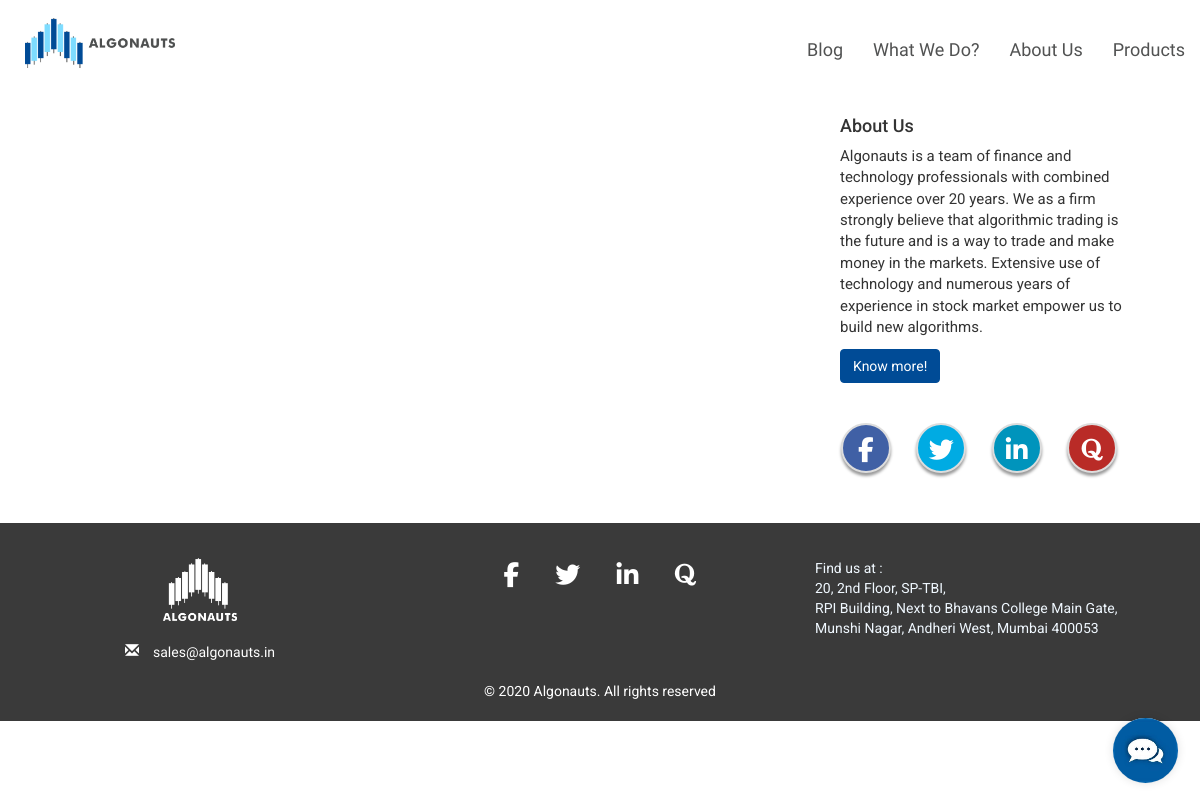
/blog/, run on an earlier commit of the app's database.
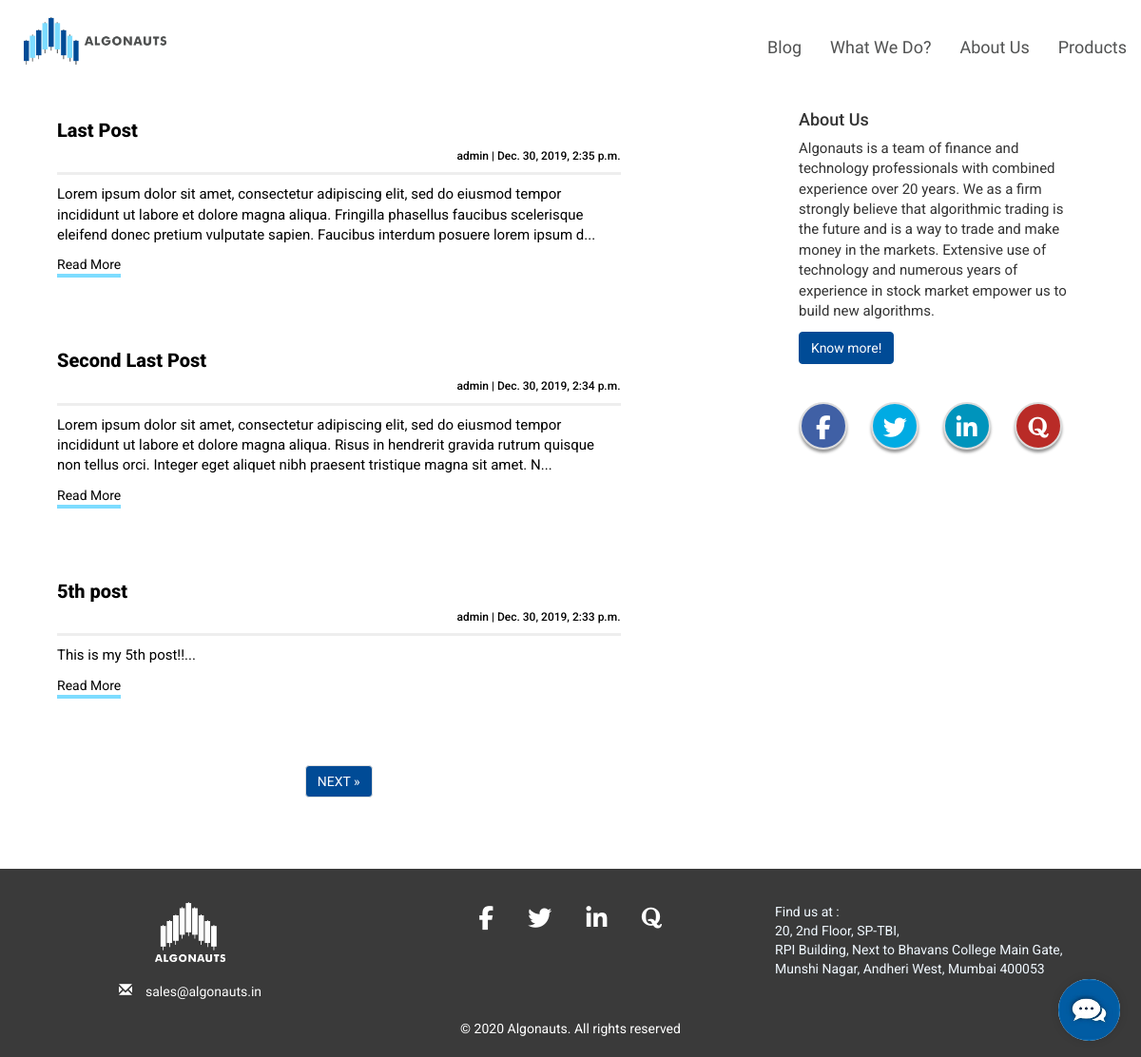
And on a later commit of the database.
### blog/models.py (models this page shows, shortened)
class Post(models.Model):
    title = models.CharField(max_length=200, unique=True)
    slug = models.SlugField(max_length=200, unique=True)
    author = models.ForeignKey(User, on_delete=models.CASCADE, related_name='blog_posts')
    updated_on = models.DateTimeField(auto_now=True)
    content = models.TextField()
    created_on = models.DateTimeField(auto_now_add=True, blank=True)
    status = models.IntegerField(choices=STATUS, default=0)
    class Meta:
        ordering = ['-created_on']

### blog/views.py (the view)
# urls.py: path('', views.PostList.as_view(), name='home'),
class PostList(generic.ListView):
    queryset = Post.objects.filter(status=1).order_by('-created_on')
    template_name = 'blogIndex.html'
    paginate_by = 3

### templates/blogIndex.html (shortened to what this page needs)
{% extends "base.html" %}
{% load static %}
{% block css_imports %}
<link rel="stylesheet" type="text/css" href="{% static 'css/index.css' %}">
{% endblock %}
{% block content %}
<div class="container">
  <div class="row">
    <div class="col-md-7 mt-3 left">
      {% for post in post_list %}
      <a href="{% url 'post_detail' post.slug  %}"  style="text-decoration: none; color:black;">
      <div class="card1 card mb-4">
        <div class="card-body">
          <h2 class="card-title" style="font-size: 20px; font-weight: 800;">{{ post.title }}</h2>
          <p class="card-text h6" style="margin-left: 2rem; text-align:right;">{{ post.author }} | {{ post.created_on}} </p>
          <hr style="margin-top:10px; margin-bottom:10px; border-top-style: solid; border-width: medium;">
          <p class="card-text" style="font-size: 1.5rem;">{{post.content|slice:":245" }}...</p>
          <p class="knowmore" style="font-size: 14px;">Read More</p>
        </div>
      </div>
      </a>
      {% endfor %}
      {% if is_paginated %}
      <div style="width:100%; text-align:center;">
        <ul class="pagination justify-content-center">
          {% if page_obj.has_next %}
          <li><a href="?page={{ page_obj.next_page_number }}" class="page-link" style="background-color: #004B96; color:white;"> NEXT &raquo;</a></li>
          {% endif %}
        </ul>
      </div>
      {% endif %}
    </div>
    {% block sidebar %} {% include 'sidebar.html' %} {% endblock sidebar %}
  </div>
</div>
{%endblock%}

### catalog/templates/base.html (shortened to what this page needs)
{% load static %}
<!DOCTYPE html>
<html>
<head>
    {% block css_imports %}
    {% endblock %}
    <link rel="stylesheet" href="https://cdnjs.cloudflare.com/ajax/libs/font-awesome/4.7.0/css/font-awesome.min.css">
    <link rel="stylesheet" href="https://maxcdn.bootstrapcdn.com/bootstrap/3.4.0/css/bootstrap.min.css">
    <link href="https://unpkg.com/aos@2.3.1/dist/aos.css" rel="stylesheet">
    <link rel="stylesheet" href="{% static 'css/chatbot.css' %}">
</head>
<body>
    {% block navbar_selector %}
    {% if Navbar %}
    <nav class="container-fluid navbar navbar-inverse navbar-fixed-top">
        <div class="navbar-header">
            <a class="navbarlogo" href="{%url 'index'%}"><img id="logo" src="{% static 'algotext.png' %}" width="150px"
                    height="auto"></a>
            <button type="button" id="toggleButton" class="navbar-toggle" data-toggle="collapse" data-target="#myNavbar">
                <span class="icon-bar"></span>
                <span class="icon-bar"></span>
                <span class="icon-bar"></span>
            </button>
        </div>
        <div class="collapse navbar-collapse" id="myNavbar" style="font-size:16px;">
            <ul style="text-align: center;" class="nav navbar-nav navbar-right">
                <li><a id="" style="cursor: pointer;" href="{%url 'home'%}">Blog</a></li>
                <li><a id="whatwedoicon" style="cursor: pointer;">What We Do?</a></li>
                <li><a id="aboutusicon" style="cursor: pointer;">About Us</a></li>
                <li><a id="productsicon" style="cursor: pointer;" href="#">Products</a></li>
            </ul>
        </div>
        </div>
    </nav>
    {%else%}
    <nav class="container-fluid navbar navbar-inverse navbar-fixed-top">
        <div class="navbar-header">
            <a class="navbarlogo" href="{%url 'index'%}"><img id="logo" src="{% static 'algotext.png' %}" width="150px"
                    height="auto"></a>
        </div>
        <div class="collapse navbar-collapse" id="myNavbar" style="font-size:16px;">
            <ul style="text-align: center;" class="nav navbar-nav navbar-right">
                <li><a id="" style="cursor: pointer;" href="{%url 'home'%}">Blog</a></li>
                <li><a id="whatwedoicon" style="cursor: pointer;" href="{%url 'whatwedo'%}">What We Do?</a></li>
                <li><a id="aboutusicon" style="cursor: pointer;" href="{%url 'aboutus'%}">About Us</a></li>
                <li><a id="productsicon" style="cursor: pointer;" href="{%url 'products'%}">Products</a></li>
            </ul>
        </div>
    </nav>
    {% endif %}
    {% endblock navbar_selector%}
    {% block content %}
    {% endblock content%}
    <footer>
        <div class="container-fluid">
            <div class="row" style="padding-top:1rem;">
                <div class="col-md-4 text-center">
                    <img src="{% static 'algonautsw.png' %}" width="20%"><br><br>
                    <p><i class="glyphicon glyphicon-envelope" style="color: white;">&nbsp;<a
                                href="mailto:coreteam@algonauts.in" data-rel="external"
                                style="color: white; font-family: 'Open Sans', sans-serif; font-size: 14px;">sales@algonauts.in</a></i></p>
                </div>
                <div class="col-md-8">
                    <div class="row">
                        <div class="col-md-6" style="text-align:center; font-size:2.5rem;">
                            <div class="row footerc">
                                <a href="https://www.facebook.com/Algonauts-Technologies-106856034159454/"><i class="fab fa-facebook-f fa-f"></i></a>
                                <a href="https://twitter.com/AlgonautsT"><i class="fab fa-twitter fa-t"></i></a>
                                <a href="https://www.linkedin.com/in/algonauts-technologies/"><i class="fab fa-linkedin-in fa-l"></i></a>
                                <a href="https://www.quora.com/profile/Algonauts-Technologies-1"><i class="fab fa-quora fa-q"></i></a>
                            </div>
                        </div>
                        <div class="col-md-6">
                            <p style="color: aliceblue;">
                                    Find us at :<br>
                                    20, 2nd Floor, SP-TBI,<br> RPI Building,
                                    Next to Bhavans College Main Gate,<br>
                                    Munshi Nagar, Andheri West,
                                    Mumbai 400053
                            </p>
                        </div>
                    </div>
                </div>
            </div>
        </div>
        <div style="padding:10px; color:white;text-align: center; background-color:#3a3a3a;">
            <p>&copy;&nbsp;2020 Algonauts. All rights reserved</p>
        </div>
    </footer>
</body>
</html>

### templates/sidebar.html (shortened to what this page needs)
<div class="col-md-4 float-right fix" style="float:right;">
<div class="card my-4">
    <h4 class="card-header">About Us</h4>
    <div class="card-body">
        <p class="card-text" style="font-size: 1.5rem;"> Algonauts is a team of finance and technology professionals with combined experience over 20 years. We as a firm strongly believe that algorithmic trading is the future and is a way to trade and make money in the markets. Extensive use of technology and numerous years of experience in stock market empower us to build new algorithms.</p>
        <a href="{%url 'aboutus'%}" class="btn btn-danger">Know more!</a>
    </div>
</div>
    <div id="social">
        <a class="facebookBtn smGlobalBtn" href="https://www.facebook.com/Algonauts-Technologies-106856034159454/"></a>
        <a class="twitterBtn smGlobalBtn" href="https://twitter.com/AlgonautsT"></a>
        <a class="linkedinBtn smGlobalBtn" href="https://www.linkedin.com/in/algonauts-technologies/"></a>
        <a class="quoraBtn smGlobalBtn" href="https://www.quora.com/profile/Algonauts-Technologies-1"></a>
    </div>
</div>

### static/css/index.css (style rules this page uses)
html { scroll-behavior: smooth; }
nav { transition: box-shadow .8s; }
.navbar { border-radius: 0 !important; background-color: white !important; border: none !important; transition: background-color .2s; }
.navbar-collapse { padding-top: 25px; transition: padding-top 0.2s; font-family: 'Patua One', cursive; }
.navbar-inverse .navbar-collapse { border-color:white !important; }
.navbar-header { padding-left: 10px; padding-top:18px; padding-bottom:18px; transition: padding-top 0.2s; }
#myNavbar li a { font-size: 18px !important; color:#515252 !important; transition-duration: .2s; }
.navbar-header .navbarlogo img { transition: transform .2s; }
.knowmore { border-bottom: 4px solid #7DDCFF; width: max-content; width: -moz-fit-content; width: intrinsic; width: -moz-max-content; width: -webkit-max-content; }
footer { padding-top: 25px; background-color: #3a3a3a; }

### static/css/chatbot.css (style rules this page uses)
body { font-family: 'Open Sans', sans-serif; font-size: 14px; line-height: 1.42857143; color: #333; }
* { -webkit-box-sizing: border-box; -moz-box-sizing: border-box; box-sizing: border-box; }
img { -webkit-user-drag: none; -moz-user-drag: none; -khtml-user-drag: none; }
a, a:hover, a:focus { text-decoration: none; outline: none; }
.text-center { text-align: center; }
.container { padding-right: 15px; padding-left: 15px; margin-right: auto; margin-left: auto; }

### catalog/templates/base.html (style rules this page uses)
.fab { color:white; margin-left:1.5rem; margin-right:1.5rem; }

### templates/blogIndex.html (style rules this page uses)
body { font-family: "Roboto", sans-serif; }
.card1 { padding-top: 0.5rem; padding-bottom: 2rem; padding-left: 3rem; padding-right: 3rem; margin-bottom: 2rem; border-radius:10px; }
.btn-danger { color: #fff; background-color: #f00000; border-color: #dc281e; }
.container { margin-top: 10rem; margin-bottom: 5rem; }

### templates/sidebar.html (style rules this page uses)
.card { padding-top: 0.6rem; padding-bottom: 2rem; padding-left: 3rem; padding-right: 3rem; margin-bottom: 2rem; }
.btn-danger { color: #fff; background-color: #004B96; border-color: #004B96; }
.container { margin-top: 10rem; margin-bottom: 5rem; }
#social { float:right; width: 100%; text-align: center; }
.smGlobalBtn { display: inline-block; position: relative; cursor: pointer; width: 50px; height: 50px; border:2px solid #ddd; box-shadow: 0 3px 3px #999; padding: 0px; text-decoration: none; text-align: center; color: #fff; font-size: 25px; font-weight: normal; line-height: 2em; border-radius: 27px; -moz-border-radius:27px; -webkit-border-radius:27px; margin-right:2.2rem; }
.facebookBtn { background: #4060A5; }
.facebookBtn:before { font-family: "FontAwesome"; content: "\f09a"; }
.twitterBtn { background: #00ABE3; }
.twitterBtn:before { font-family: "FontAwesome"; content: "\f099"; }
.linkedinBtn { background: #0094BC; }
.linkedinBtn:before { font-family: "FontAwesome"; content: "\f0e1"; }
.quoraBtn { background: #B92B27; }
.quoraBtn:before { font-family: "FontAwesome"; content: "\f2c4"; }

What changed in the data, as far as the page shows it:
added Post: title "Last Post", author "admin", created_on "Dec. 30, 2019, 2:35 p.m.", content "Lorem ipsum dolor sit amet, consectetur adipiscing elit, sed do eiusmod tempor incididunt ut labore et dolore magna aliqua. Fringilla phasellus faucibus scelerisque eleifend donec pretium vulputate sapien. Faucibus interdum posuere lorem ipsum d"
added Post: title "Second Last Post", author "admin", created_on "Dec. 30, 2019, 2:34 p.m.", content "Lorem ipsum dolor sit amet, consectetur adipiscing elit, sed do eiusmod tempor incididunt ut labore et dolore magna aliqua. Risus in hendrerit gravida rutrum quisque non tellus orci. Integer eget aliquet nibh praesent tristique magna sit amet. N"
added Post: title "5th post", author "admin", created_on "Dec. 30, 2019, 2:33 p.m.", content "This is my 5th post!!"
Also different on the page:
text now shown: "NEXT »"
